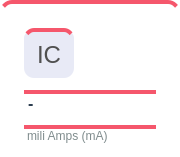
            <widget class="QFrame" name="pendingRequestsFrame_3">
             <property name="sizePolicy">
              <sizepolicy hsizetype="Preferred" vsizetype="Minimum">
               <horstretch>0</horstretch>
               <verstretch>0</verstretch>
              </sizepolicy>
             </property>
             <property name="minimumSize">
              <size>
               <width>80</width>
               <height>80</height>
              </size>
             </property>
             <property name="maximumSize">
              <size>
               <width>180</width>
               <height>160</height>
              </size>
             </property>
             <property name="styleSheet">
              <string notr="true">background-color: white;
border-radius: 12px;
border-top: 4px solid #f5576c;  /* same color as Edit Profile button */
</string>
             </property>
             <property name="frameShape">
              <enum>QFrame::Shape::StyledPanel</enum>
             </property>
             <layout class="QVBoxLayout" name="pendingRequestsLayout_3">
              <property name="spacing">
               <number>12</number>
              </property>
              <property name="leftMargin">
               <number>24</number>
              </property>
              <property name="topMargin">
               <number>24</number>
              </property>
              <property name="rightMargin">
               <number>24</number>
              </property>
              <property name="bottomMargin">
               <number>14</number>
              </property>
              <item>
               <widget class="QLabel" name="labelIconIc">
                <property name="minimumSize">
                 <size>
                  <width>50</width>
                  <height>50</height>
                 </size>
                </property>
                <property name="maximumSize">
                 <size>
                  <width>50</width>
                  <height>50</height>
                 </size>
                </property>
                <property name="styleSheet">
                 <string notr="true">background-color: #e8eaf6; border-radius: 10px; font-size: 24px; color: rgb(80, 80, 80);
font: 700 14pt &quot;Rockwell&quot;;</string>
                </property>
                <property name="text">
                 <string>IC</string>
                </property>
                <property name="alignment">
                 <set>Qt::AlignmentFlag::AlignCenter</set>
                </property>
               </widget>
              </item>
              <item>
               <widget class="QLabel" name="labelOutputIc">
                <property name="styleSheet">
                 <string notr="true">font-size: 16px; font-weight: bold; color: #2c3e50; background: transparent;</string>
                </property>
                <property name="text">
                 <string>-</string>
                </property>
               </widget>
              </item>
              <item>
               <widget class="QLabel" name="labelMiliAmps1">
                <property name="styleSheet">
                 <string notr="true">font-size: 12px; color: #7f8c8d; background: transparent;</string>
                </property>
                <property name="text">
                 <string>mili Amps (mA)</string>
                </property>
               </widget>
              </item>
             </layout>
            </widget>
